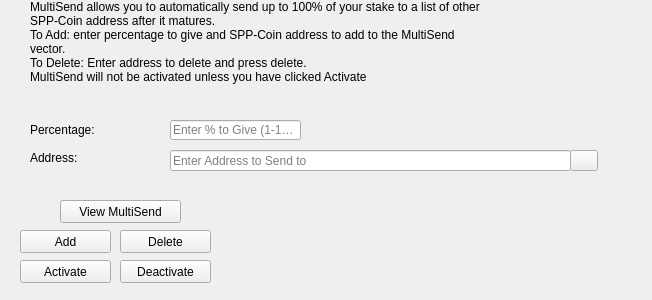
<?xml version="1.0" encoding="UTF-8"?>
<ui version="4.0">
 <class>StakeForCharityDialog</class>
 <widget class="QWidget" name="StakeForCharityDialog">
  <property name="windowModality">
   <enum>Qt::NonModal</enum>
  </property>
  <property name="geometry">
   <rect>
    <x>0</x>
    <y>0</y>
    <width>652</width>
    <height>300</height>
   </rect>
  </property>
  <property name="windowTitle">
   <string>Stake For Charity</string>
  </property>
  <widget class="QLineEdit" name="charityPercentEdit">
   <property name="geometry">
    <rect>
     <x>170</x>
     <y>120</y>
     <width>131</width>
     <height>20</height>
    </rect>
   </property>
   <property name="toolTip">
    <string>Enter whole numbers 1 - 100</string>
   </property>
   <property name="placeholderText">
    <string>Enter % to Give (1-100)</string>
   </property>
  </widget>
  <widget class="QLineEdit" name="charityAddressEdit">
   <property name="geometry">
    <rect>
     <x>170</x>
     <y>150</y>
     <width>401</width>
     <height>21</height>
    </rect>
   </property>
   <property name="toolTip">
    <string/>
   </property>
   <property name="placeholderText">
    <string>Enter Address to Send to</string>
   </property>
  </widget>
  <widget class="QLabel" name="label_2">
   <property name="geometry">
    <rect>
     <x>30</x>
     <y>0</y>
     <width>451</width>
     <height>121</height>
    </rect>
   </property>
   <property name="lineWidth">
    <number>1</number>
   </property>
   <property name="text">
    <string>MultiSend allows you to automatically send up to 100% of your stake to a list of other SPP-Coin address after it matures.
To Add: enter percentage to give and SPP-Coin address to add to the MultiSend vector. 
To Delete: Enter address to delete and press delete.
MultiSend will not be activated unless you have clicked Activate</string>
   </property>
   <property name="alignment">
    <set>Qt::AlignLeading|Qt::AlignLeft|Qt::AlignTop</set>
   </property>
   <property name="wordWrap">
    <bool>true</bool>
   </property>
  </widget>
  <widget class="QLabel" name="message">
   <property name="geometry">
    <rect>
     <x>240</x>
     <y>200</y>
     <width>381</width>
     <height>91</height>
    </rect>
   </property>
   <property name="text">
    <string/>
   </property>
  </widget>
  <widget class="QPushButton" name="addButton">
   <property name="geometry">
    <rect>
     <x>20</x>
     <y>230</y>
     <width>91</width>
     <height>23</height>
    </rect>
   </property>
   <property name="toolTip">
    <string/>
   </property>
   <property name="statusTip">
    <string>Add to MultiSend Vector</string>
   </property>
   <property name="text">
    <string>Add</string>
   </property>
  </widget>
  <widget class="QPushButton" name="disableButton">
   <property name="geometry">
    <rect>
     <x>120</x>
     <y>260</y>
     <width>91</width>
     <height>23</height>
    </rect>
   </property>
   <property name="statusTip">
    <string>Deactivate MultiSend</string>
   </property>
   <property name="text">
    <string>Deactivate</string>
   </property>
  </widget>
  <widget class="QPushButton" name="addressBookButton">
   <property name="geometry">
    <rect>
     <x>570</x>
     <y>150</y>
     <width>28</width>
     <height>21</height>
    </rect>
   </property>
   <property name="toolTip">
    <string>Choose an address from the address book</string>
   </property>
   <property name="text">
    <string/>
   </property>
   <property name="icon">
    <iconset resource="../bitcoin.qrc">
     <normaloff>:/icons/address-book</normaloff>:/icons/address-book</iconset>
   </property>
   <property name="shortcut">
    <string>Alt+A</string>
   </property>
   <property name="autoDefault">
    <bool>false</bool>
   </property>
  </widget>
  <widget class="QLabel" name="label">
   <property name="geometry">
    <rect>
     <x>30</x>
     <y>120</y>
     <width>121</width>
     <height>20</height>
    </rect>
   </property>
   <property name="toolTip">
    <string>Percentage of stake to send</string>
   </property>
   <property name="text">
    <string>Percentage:</string>
   </property>
  </widget>
  <widget class="QLabel" name="label_5">
   <property name="geometry">
    <rect>
     <x>30</x>
     <y>150</y>
     <width>111</width>
     <height>16</height>
    </rect>
   </property>
   <property name="toolTip">
    <string>Address to send portion of stake to</string>
   </property>
   <property name="text">
    <string>Address:</string>
   </property>
  </widget>
  <widget class="QPushButton" name="deleteButton">
   <property name="geometry">
    <rect>
     <x>120</x>
     <y>230</y>
     <width>91</width>
     <height>23</height>
    </rect>
   </property>
   <property name="toolTip">
    <string/>
   </property>
   <property name="statusTip">
    <string>Delete Address From MultiSend Vector</string>
   </property>
   <property name="text">
    <string>Delete</string>
   </property>
  </widget>
  <widget class="QPushButton" name="activateButton">
   <property name="geometry">
    <rect>
     <x>20</x>
     <y>260</y>
     <width>91</width>
     <height>23</height>
    </rect>
   </property>
   <property name="statusTip">
    <string>Activate MultiSend</string>
   </property>
   <property name="text">
    <string>Activate</string>
   </property>
  </widget>
  <widget class="QPushButton" name="viewButton">
   <property name="geometry">
    <rect>
     <x>60</x>
     <y>200</y>
     <width>121</width>
     <height>23</height>
    </rect>
   </property>
   <property name="toolTip">
    <string/>
   </property>
   <property name="statusTip">
    <string>View MultiSend Vector</string>
   </property>
   <property name="text">
    <string>View MultiSend</string>
   </property>
  </widget>
 </widget>
 <resources>
  <include location="../bitcoin.qrc"/>
 </resources>
 <connections/>
</ui>
